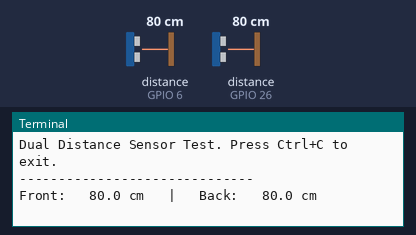
Bench run of a program on a simulated Raspberry Pi (BCM pin numbers). Shown: the last lines printed to the terminal. The inputs (shaded band) are chosen by the test bench; at power-on: distance to the obstacle (sensors on GPIO 6, GPIO 26) 80 cm. The echo pulse lasts 58.3 µs per cm.

Above: at 1.2 s.
1.3 s: distance to the obstacle (sensor on GPIO 6) set to 2 cm
At 3.3 s:
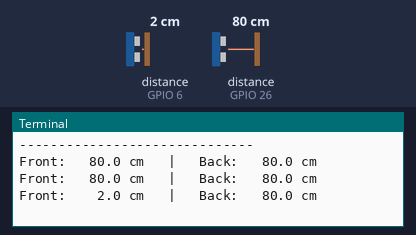
3.9 s: distance to the obstacle (sensor on GPIO 26) set to 2 cm
At 5.3 s:
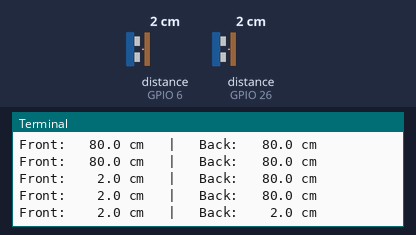
5.9 s: distance to the obstacle (sensor on GPIO 6) set to 18 cm
At 7.0 s:
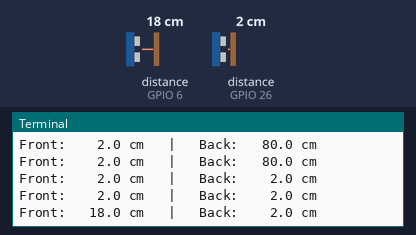
7.9 s: distance to the obstacle (sensor on GPIO 26) set to 120 cm
At 9.3 s:
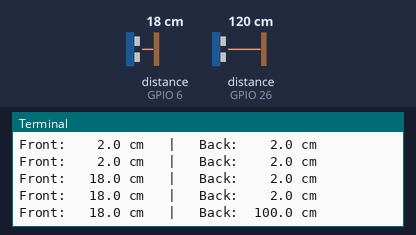
9.9 s: distance to the obstacle (sensor on GPIO 6) set to 4 cm
At 11.3 s:
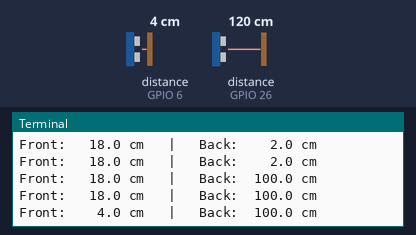
11.9 s: distance to the obstacle (sensor on GPIO 6) set to 120 cm
At 12.8 s:
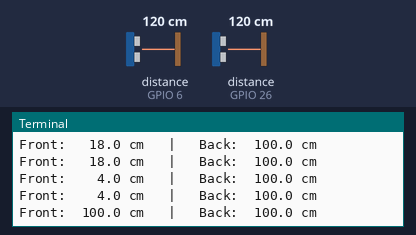

Measured:
- after the input at 1.3 s, the terminal: prints a new line after 1.2 s (image 1)
- after the input at 3.9 s, the terminal: prints a new line after 0.58 s (image 2)
- after the input at 5.9 s, the terminal: prints a new line after 0.58 s (image 3)
- after the input at 7.9 s, the terminal: prints a new line after 0.58 s (image 4)
- after the input at 9.9 s, the terminal: prints a new line after 0.59 s (image 5)
- after the input at 11.9 s, the terminal: prints a new line after 0.59 s (image 6)

The program:

read_ultrasonic.py
```python
from gpiozero import DistanceSensor
import time

# Configuration

# Front Sensor
FRONT_TRIGGER_PIN = 5
FRONT_ECHO_PIN    = 6

# Back Sensor
BACK_TRIGGER_PIN  = 19
BACK_ECHO_PIN     = 26

# Setup
try:
    front_sensor = DistanceSensor(echo=FRONT_ECHO_PIN, trigger=FRONT_TRIGGER_PIN)
    back_sensor = DistanceSensor(echo=BACK_ECHO_PIN, trigger=BACK_TRIGGER_PIN)

    print("Both ultrasonic sensors initialized successfully.")

except Exception as e:
    print(f"Error initializing sensors: {e}")
    print("Check your pin numbers and wiring.")
    exit()

print("Dual Distance Sensor Test. Press Ctrl+C to exit.")
print("-" * 30)

try:
    while True:
        # Get Distance
        distance_front_cm = front_sensor.distance * 100
        distance_back_cm  = back_sensor.distance * 100

        print(f"Front: {distance_front_cm:6.1f} cm   |   Back: {distance_back_cm:6.1f} cm")
        time.sleep(1)

except KeyboardInterrupt:
    print("\nScript stopped by user.")

finally:
    print("Exiting.")
```
